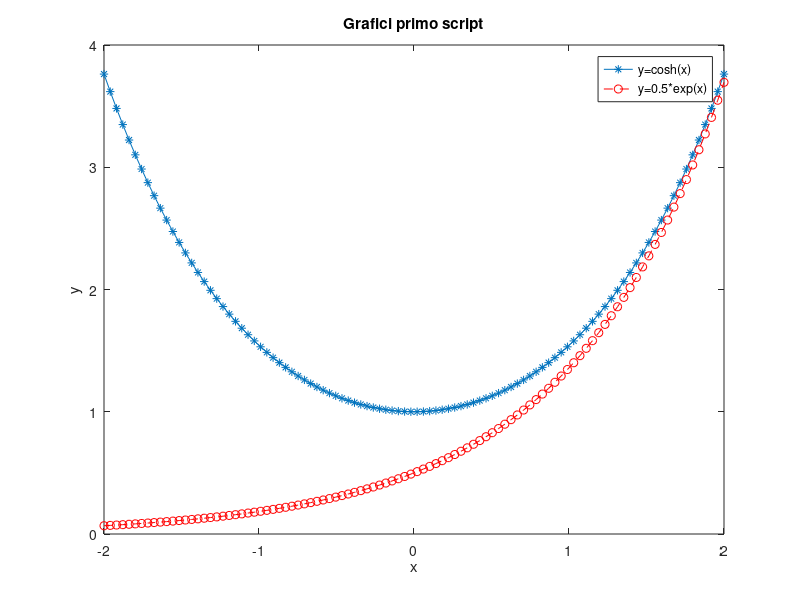

MATLAB code for this plot:
clear all
close all

%definire x
x=linspace(-2,2);

%valutare le due funzioni in x
y1=cosh(x);
y2=0.5*exp(x);

%graficare le due funzioni
plot(x,y1,'*-')
hold on
plot(x,y2,'ro--')
legend('y=cosh(x)', 'y=0.5*exp(x)')
title('Grafici primo script')
xlabel('x')
ylabel('y')